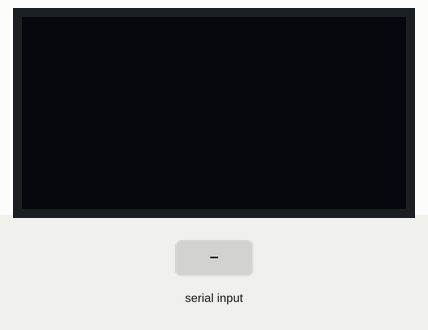
Simulated run of this program. Board: ESP8266 (Wemos D1 mini). On the bench: 128×64 one-colour display. The test bench sets the inputs (shaded band). What the program prints to the serial monitor is not drawn.

Above: at 1.2 s.
1.3 s: "1\n" received over the second serial link
2.8 s: "0\n" received over the second serial link
4.3 s: "2\n" received over the second serial link
At 5.6 s:
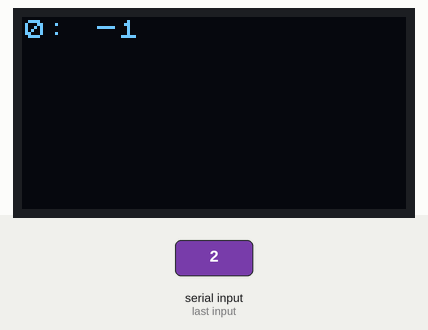
Timing chart, 0 to 7.3 s (numbered marks = the images above; inputs shaded):
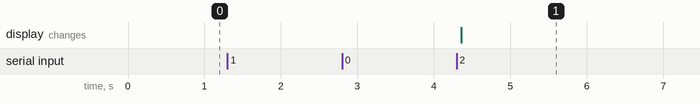

Measured:
- after the input at 1.3 s, every drawn part: stays the same
- after the input at 2.8 s, every drawn part: stays the same
- after the input at 4.3 s, the display: first changes after 0.06 s (image 1 shows a later state)

The program:

main.cpp
```cpp
#include <ESP8266WiFi.h>
#include <U8x8lib.h>
#include <SenseAirS8.h>
#include <debug.h>

SenseAirS8 co2sensor(D7, D8);
U8X8_SSD1306_128X64_NONAME_SW_I2C display(D5, D2, U8X8_PIN_NONE);

void setup() {
  Serial.begin(9600);

  co2sensor.begin();
  display.begin();
}

#define SIZE 8
unsigned int m = 0;
// bool calibrated = false;

void loop() {
  // if (!calibrated) {
  //   co2sensor.calibrate();
  //   calibrated = true;
  //   delay(15000);
  // }

  display.setFont(u8x8_font_chroma48medium8_r);

  int co2 = co2sensor.read_co2();
  DEBUG("co2: %d\n", co2);

  int abs = co2sensor.read_ABS();
  DEBUG("abs: %d\n", abs);

  int status = co2sensor.read_status();
  DEBUG("status: %d\n", status);

  if (m == 0) {
    display.clear();
  }

  display.printf("%d: %d\n", m, co2);

  if (m + 1 == SIZE) {
    m = 0;
  } else {
    m++;
  }

  delay(15000);
}
```

SenseAirS8.cpp
```cpp
#include <SenseAirS8.h>
#include <cstdint>
#include <cstring>
#include <debug.h>

/* Example commands:
byte const SenseAirS8::CMD_READ_CO2[] = {
  0xFE,       // any address
  0x04,       // read IR
  0x00, 0x03, // IR4 (3+1)
  0x00, 0x01, // 1 register
  0xD5, 0xC5  // CRC
};

byte const SenseAirS8::CMD_READ_CO2_W_STATUS[] = {
  0xFE,       // any address
  0x04,       // read IR
  0x00, 0x00, // IR1 (0+1)
  0x00, 0x04, // 4 registers
  0xE5, 0xC6  // CRC
};
*/

void SenseAirS8::crc(byte buf[], int8_t len, byte crc[]) {
  unsigned int x = 0xFFFF;

  for (int pos = 0; pos < len; pos++) {
    x ^= (unsigned int)buf[pos];

    for (int i = 8; i != 0; i--) {
      // if the LSB is set
      if ((x & 0x0001) != 0) {
        x >>= 1;
        x ^= 0xA001;
      } else
        x >>= 1;
    }
  }

  // the CRC in x has low and high bytes swapped
  crc[0] = (byte)(x % 256);
  crc[1] = (byte)(x / 256);
}

void SenseAirS8::begin() {
  // 9600 is the max from the data sheet
  comm.begin(9600);
}

void SenseAirS8::send(byte cmd[], int8_t size) {
  int8_t payload_size = 1 + size + 2; // sensor address + size + CRC
  byte *payload = new byte[payload_size];

  payload[0] = 0xFE; // any address
  memcpy(payload + 1, cmd, size);
  crc(payload, size + 1, payload + size + 1);

  DEBUG("- sending: ");
  for (int j=0; j < payload_size; j++) {
    comm.write(payload[j]);
    DEBUG("%x,", payload[j]);
  }
  DEBUG("\n");

  delete[] payload;
  delay(250);
}

int8_t SenseAirS8::recv(byte res[], int8_t size) {
  while (!comm.available()) {
    DEBUG("- waiting...\n");
    delay(100);
  }

  DEBUG("- reading: ");

  byte i = 0;
  byte payload_size = 1 + size + 2; // sensor address + size + CRC
  byte *payload = new byte[payload_size];

  while (comm.available()) {
    payload[i] = comm.read();
    DEBUG("%x,", payload[i]);
    i++;

    if (i > payload_size) {
      DEBUG("\n!!! Too much data\n");
      delete[] payload;
      return -1;
    }
  }
  DEBUG("\n");

  if (i != payload_size) {
    DEBUG("!!! Expected %d bytes, got %d\n", payload_size, i);
    delete[] payload;
    return -1;
  }

  DEBUG("\t- address: %x\n", payload[0]);
  DEBUG("\t- data: ");
  for (byte j=0; j < size; j++) DEBUG("%x,", payload[1 + j]);
  DEBUG("\n");

  byte exp_crc[2];
  byte *act_crc = payload + payload_size - 2;
  crc(payload, payload_size - 2, exp_crc);

  DEBUG("\t- CRC %x,%x\n", act_crc[0], act_crc[1]);
  DEBUG("\t- expected CRC %x,%x\n", exp_crc[0], exp_crc[1]);

  if (memcmp(exp_crc, act_crc, 2)) {
    DEBUG("!!! CRC do not match\n");
    delete[] payload;
    return -2;
  }

  memcpy(res, payload + 1, size);

  delete[] payload;
  return 0;
}

int8_t SenseAirS8::write(byte addr, byte val_low, byte val_high) {
  byte cmd[5];
  cmd[0] = 0x06; // write single register
  cmd[1] = 0x00; // low address
  cmd[2] = addr;
  cmd[3] = val_low;
  cmd[4] = val_high;

  byte res[5];

  send(cmd, 5);

  int status = recv(res, 5);
  if (status) {
    return status;
  }

  // the response whould be the same
  if (!memcpy(res, cmd, 5)) {
    DEBUG("!!! Unexpected command reply\n");
    return status;
  }

  return 0;
}

int8_t SenseAirS8::read(RegisterType type, byte addr, byte quantity, byte res[]) {
  // TODO check register number 0 -- 31
  // TODO check quantity accordingly
  byte cmd[5];

  switch(type) {
    case IR: cmd[0] = 0x04; break;
    case HR: cmd[0] = 0x03; break;
  }
  cmd[1] = 0;
  cmd[2] = addr;
  cmd[3] = 0;
  cmd[4] = quantity;

  send(cmd, 5);

  byte size = 1 + 1 + 2 * quantity; // function code + size + data
  byte *buf = new byte[size];

  int status = recv(buf, size);
  if (status) {
    delete[] buf;
    return status;
  }

  DEBUG("\t- function: %x\n", buf[0]);
  DEBUG("\t- size: %x\n", buf[1]);

  memcpy(res, buf + 2, size - 2);
  delete[] buf;

  return 0;
}

int SenseAirS8::read_co2() {
  byte res[2];

  int8_t status = read_ir(3, 1, res);
  if (!status) {
    int co2 = res[0] * 256 + res[1];

    return co2;
  } else {
    return status;
  }

  // int status = result[3] * 256 + result[4];
  // int co2 = result[9] * 256 + result[10];
  // DEBUG("co2: %5d status: %d\n", co2, status);
}

int SenseAirS8::read_status() {
  byte res[2];

  int8_t status = read_ir(0, 1, res);
  if (!status) {
    return res[0] * 256 + res[1];
  } else {
    return status;
  }
}

int SenseAirS8::read_ABS() {
  byte res[2];

  int8_t status = read_hr(0x1F, 1, res);
  if (!status) {
    return res[0] * 256 + res[1];
  } else {
    return status;
  }
}

int SenseAirS8::calibrate() {
  DEBUG("Calibrating...\n");

  int status = 0;

  // 1. clear ACK registry by writing 0 to HR1
  DEBUG("- clearing ACK register...\n");
  status = write(0, 0, 0);
  if (status) {
    DEBUG("- failed: %d\n", status);
    return -1;
  } else {
    DEBUG("- done\n");
  }

  // 2. start the calibration
  // 0x7C is the command from data sheet
  // 0x06 is the background calibration
  DEBUG("- starting calibration...\n");
  status = write(1, 0x7C, 0x06);
  if (status) {
    DEBUG("- failed: %d\n", status);
    return -1;
  } else {
    DEBUG("- done\n");
  }

  // 3. wait at least two seconds
  DEBUG("- waiting...\n");
  delay(4000);
  DEBUG("- done\n");

  // 4. read the acknowledgement
  DEBUG("- reading ACK...\n");
  byte res[2];
  status = read_hr(0, 1, res);
  DEBUG("- result %x,%x\n", res[0], res[1]);
  // TODO check

  DEBUG("Calibrating.... done\n");
  return 0;
}
```

SenseAirS8.h
```cpp
#ifndef SENSEAIRS8_H
#define SENSEAIRS8_H

#include <SoftwareSerial.h>
#include <cstdint>

enum RegisterType {
  IR, // input register
  HR  // holding register
};

class SenseAirS8 {
private:
  SoftwareSerial comm;

  static void crc(byte buf[], int8_t len, byte crc[]);
  void send(byte cmd[], int8_t size);
  int8_t recv(byte res[], int8_t size);

  int8_t write(byte addr, byte val_low, byte val_high);
  int8_t read(RegisterType type, byte addr, byte quantity, byte res[]);

  int8_t read_hr(byte reg, byte quantity, byte res[]) {
    return read(HR, reg, quantity, res);
  }
  int8_t read_ir(byte reg, byte quantity, byte res[]) {
    return read(IR, reg, quantity, res);
  }

public:
  SenseAirS8(int8_t rx_pin, int8_t tx_pin) : comm(rx_pin, tx_pin) {}
  void begin();
  int read_status();
  int read_co2();
  int read_ABS();
  int calibrate();
};

#endif // SENSEAIRS8_H
```

debug.h
```cpp
#ifndef DEBUG_H
#define DEBUG_H

#ifdef NDEBUG
#define DEBUG(...)
#else
#define DEBUG(...) Serial.printf(__VA_ARGS__)
#endif

#endif // DEBUG_H
```
